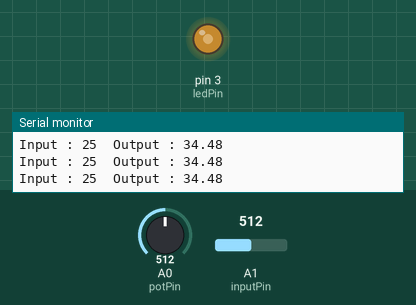
Recording of a sketch running on a simulated Arduino Uno, built with avr-gcc and run on an emulated ATmega328P. On the bench: output pins drawn as LEDs (lit = HIGH), the last lines printed to the serial monitor. Dashed ring = blinking. The test bench sets the inputs (shaded band); at power-on: A0 (potPin) = 512, A1 (inputPin) = 512.

Above: at 1.2 s.
1.3 s: A0 (potPin) set to 606
At 1.48 s:
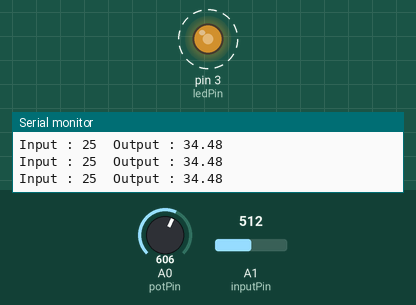
4.3 s: A0 (potPin) set to 620
7.3 s: A1 (inputPin) set to 306
10.3 s: A0 (potPin) set to 900
13.3 s: A0 (potPin) set to 216
At 13.53 s:
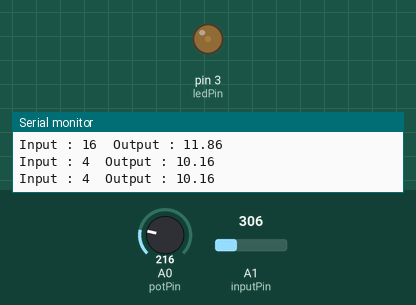
16.3 s: A0 (potPin) set to 188
Timing chart, 0 to 20.3 s (numbered marks = the images above; inputs shaded):
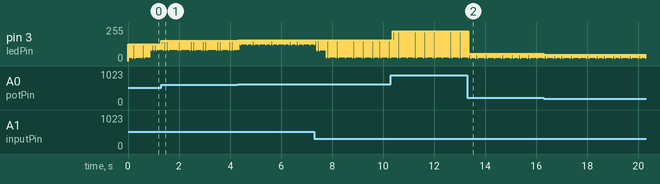

The sketch:

Fuzzy_Lampu.ino
```cpp
// Example testing sketch for various DHT humidity/temperature sensors
// Written by ladyada, public domain

#include <Fuzzy.h>

Fuzzy *fuzzy = new Fuzzy();

const int numReadings = 10;

int readings[numReadings];      // the readings from the analog input
int readIndex = 0;              // the index of the current reading
int total = 0;                  // the running total
int average = 0;                // the average

int potPin = A0;    // select the input pin for the potentiometer
int inputPin = A1;    // select the input pin for the potentiometer
int ledPin = 3;      // select the pin for the LED
int sensorValue = 0;  // variable to store the value coming from the sensor
int potValue = 0;  // variable to store the value coming from the sensor

void setup() {
  pinMode(ledPin, OUTPUT);

  for (int thisReading = 0; thisReading < numReadings; thisReading++) {
    readings[thisReading] = 0;
  }

  Serial.begin(9600);

  fuzzyInit();
}

void loop() {

  bacaData();

  potValue = map(analogRead(potPin),0,1023,0,10);

  int value = potValue * average;

  Serial.print("Input : ");
  Serial.print(value);
  Serial.print("\t");

  // Set the value as an input
  fuzzy->setInput(1, value);
  // Running the Fuzzification
  fuzzy->fuzzify();
  // Running the Defuzzification
  float output = fuzzy->defuzzify(1);
  // Printing something

  Serial.print("Output : ");
  Serial.print(output);
  Serial.println("\t");

  analogWrite(ledPin, map(output,0,100,0,255));

  delay(10);
}

void fuzzyInit(){
  randomSeed(analogRead(0));

  // Instantiating a FuzzyInput object
  FuzzyInput *inputF = new FuzzyInput(1);

  // Instantiating a FuzzySet object
  FuzzySet *gelap = new FuzzySet(0, 0, 0, 30);
  FuzzySet *sedang = new FuzzySet(20, 50, 50, 70);
  FuzzySet *terang = new FuzzySet(60, 80, 100, 100);

  // Including the FuzzySet into FuzzyInput
  inputF->addFuzzySet(gelap);
  inputF->addFuzzySet(sedang);
  inputF->addFuzzySet(terang);

  fuzzy->addFuzzyInput(inputF);


  // Instantiating a FuzzyOutput objects
  FuzzyOutput *pwm = new FuzzyOutput(1);

  // Instantiating a FuzzySet object
  FuzzySet *lambat = new FuzzySet(0, 0, 0, 30);
  FuzzySet *lumayan = new FuzzySet(30, 50, 50, 70);
  FuzzySet *cepat = new FuzzySet(60, 80, 100, 100);

  // Including the FuzzySet into FuzzyOutput
  pwm->addFuzzySet(lambat);
  pwm->addFuzzySet(lumayan);
  pwm->addFuzzySet(cepat);

  fuzzy->addFuzzyOutput(pwm);

  // Building FuzzyRule "IF distance = small THEN speed = slow"
  // Instantiating a FuzzyRuleAntecedent objects
  FuzzyRuleAntecedent *jikaSelisihKecil = new FuzzyRuleAntecedent();
  // Creating a FuzzyRuleAntecedent with just a single FuzzySet
  jikaSelisihKecil->joinSingle(gelap);

  // Instantiating a FuzzyRuleConsequent objects
  FuzzyRuleConsequent *makaLambat = new FuzzyRuleConsequent();
  // Including a FuzzySet to this FuzzyRuleConsequent
  makaLambat->addOutput(lambat);

  // Instantiating a FuzzyRule objects
  FuzzyRule *aturan1 = new FuzzyRule(1, jikaSelisihKecil, makaLambat);
  // Including the FuzzyRule into Fuzzy
  fuzzy->addFuzzyRule(aturan1);


  // Building FuzzyRule "IF distance = safe THEN speed = average"
  // Instantiating a FuzzyRuleAntecedent objects
  FuzzyRuleAntecedent *jikaSelisihSedang = new FuzzyRuleAntecedent();
  // Creating a FuzzyRuleAntecedent with just a single FuzzySet
  jikaSelisihSedang->joinSingle(sedang);

  // Instantiating a FuzzyRuleConsequent objects
  FuzzyRuleConsequent *makaLumayan = new FuzzyRuleConsequent();
  // Including a FuzzySet to this FuzzyRuleConsequent
  makaLumayan->addOutput(lumayan);

  // Instantiating a FuzzyRule objects
  FuzzyRule *aturan2 = new FuzzyRule(2, jikaSelisihSedang, makaLumayan);
  // Including the FuzzyRule into Fuzzy
  fuzzy->addFuzzyRule(aturan2);


  // Building FuzzyRule "IF distance = big THEN speed = high"
  // Instantiating a FuzzyRuleAntecedent objects
  FuzzyRuleAntecedent *jikaSelisihBesar = new FuzzyRuleAntecedent();
  // Creating a FuzzyRuleAntecedent with just a single FuzzySet
  jikaSelisihBesar->joinSingle(terang);

  // Instantiating a FuzzyRuleConsequent objects
  FuzzyRuleConsequent *makaCepat = new FuzzyRuleConsequent();
  // Including a FuzzySet to this FuzzyRuleConsequent
  makaCepat->addOutput(cepat);

  // Instantiating a FuzzyRule objects
  FuzzyRule *aturan3 = new FuzzyRule(3, jikaSelisihBesar, makaCepat);
  // Including the FuzzyRule into Fuzzy
  fuzzy->addFuzzyRule(aturan3);
}

void bacaData(){
    // read the value from the sensor:
  potValue = analogRead(potPin);
  // turn the ledPin on
  analogWrite(ledPin, map(potValue,0,1023,0,255));

  total = total - readings[readIndex];
  // read from the sensor:
  readings[readIndex] = analogRead(inputPin);
  // add the reading to the total:
  total = total + readings[readIndex];
  // advance to the next position in the array:
  readIndex = readIndex + 1;

  // if we're at the end of the array...
  if (readIndex >= numReadings) {
    // ...wrap around to the beginning:
    readIndex = 0;
  }

  // calculate the average:
  average = total / numReadings;
  // send it to the computer as ASCII digits
  average = map(average, 0, 1023, 0, 10);

}
```

Measured:
- by itself, pin 3 (ledPin): alternates 46/255 for 0.08 s and 25/255 for 0.01 s
